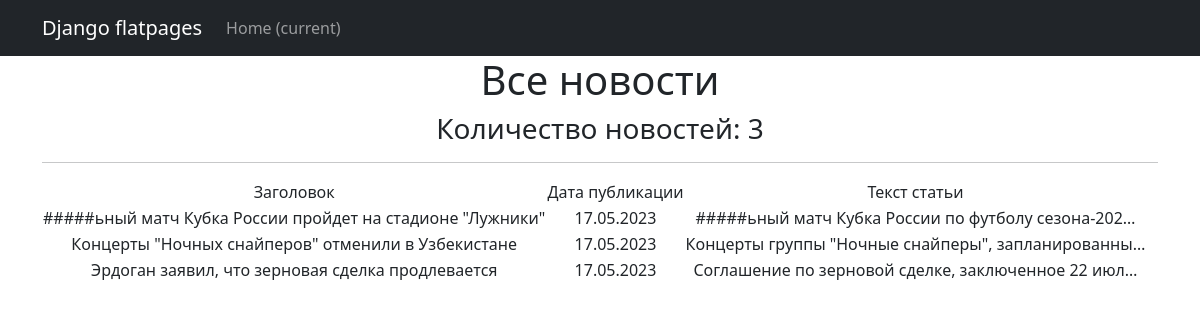
Page /news/ on the committed database.
### news/models.py (models this page shows, shortened)
class Post(models.Model):
    author = models.ForeignKey(Author, on_delete=models.CASCADE)
    category = models.ManyToManyField(Category, through='PostCategory')
    type = models.CharField(max_length=2,
                            choices=POST_TYPES,
                            default=article)
    header = models.CharField(max_length=255)
    text = models.TextField()
    _rank = models.IntegerField(default=0, db_column='rank')
    created_datetime = models.DateTimeField(auto_now_add=True)
    @property
    def rank(self):
        return self._rank
    @rank.setter
    def rank(self, value):
        self._rank = int(value) if value >= 0 else 0
        self.save()

### news/views.py (the view)
# urls.py: path('', PostList.as_view()),
class PostList(ListView):
    model = Post
    template_name = 'news.html'
    context_object_name = 'news'
    queryset = Post.objects.order_by('-id')

### news/templatetags/custom_filters.py (called while the page is built)
@register.filter(name='censor')
def Censor(text: str):
    for word in restricted_lexicon:
        text = re.sub(word, "#" * len(word), text)
    return text

### templates/news.html (shortened to what this page needs)
{% extends 'flatpages/default.html' %}
{% load custom_filters %}
{% block content %}
    <h1>
        Все новости
    </h1>
    <h3>
        Количество новостей: {{ news|length }}
    </h3>
    <hr>
    {% if news %}
        <table>
            <tr>
                <td>
                    Заголовок
                </td>
                <td>
                    Дата публикации
                </td>
                <td>
                    Текст статьи
                </td>
            </tr>
        {% for post in news %}
            <tr>
                <td>
                    {{ post.header|censor }}
                </td>
                <td>
                    {{ post.created_datetime|date:'d.m.Y' }}
                </td>
                <td>
                    {{ post.text|truncatechars:50|censor }}
                </td>
            </tr>
        {% endfor %}
        </table>
    {% else %}
        <h2>Новостей нет!</h2>
    {% endif %}
{% endblock content %}

### templates/flatpages/default.html (shortened to what this page needs)
<!DOCTYPE html>
<html lang="en">
    <head>
        {% load static %}
        <link href="{% static 'css/styles.css' %}" rel="stylesheet" />
    </head>
    <body>
        <nav class="navbar navbar-expand-lg navbar-dark bg-dark static-top">
        <div class="container">
           <a class="navbar-brand" href="#">Django flatpages</a>
           <div class="collapse navbar-collapse" id="navbarResponsive">
               <ul class="navbar-nav ml-auto">
                   <li class="nav-item active">
                       <a class="nav-link" href="#">Home
                           <span class="sr-only">(current)</span>
                       </a>
                   </li>
               </ul>
           </div>
       </div>
    </nav>
    <div class="container">
       <div class="row">
           <div class="col-lg-12 text-center">
               {% block content %}{% endblock content %}
           </div>
       </div>
    </div>
    </body>
</html>

### rows in the picture
Post: header|censor "#####ьный матч Кубка России пройдет на стадионе \"Лужники\"", created_datetime "17.05.2023", text|censor "#####ьный матч Кубка России по футболу сезона-202…"
Post: header|censor "Концерты \"Ночных снайперов\" отменили в Узбекистане", created_datetime "17.05.2023", text|censor "Концерты группы \"Ночные снайперы\", запланированны…"
Post: header|censor "Эрдоган заявил, что зерновая сделка продлевается", created_datetime "17.05.2023", text|censor "Соглашение по зерновой сделке, заключенное 22 июл…"

### other values in the picture
{{ news|length }} "3"
